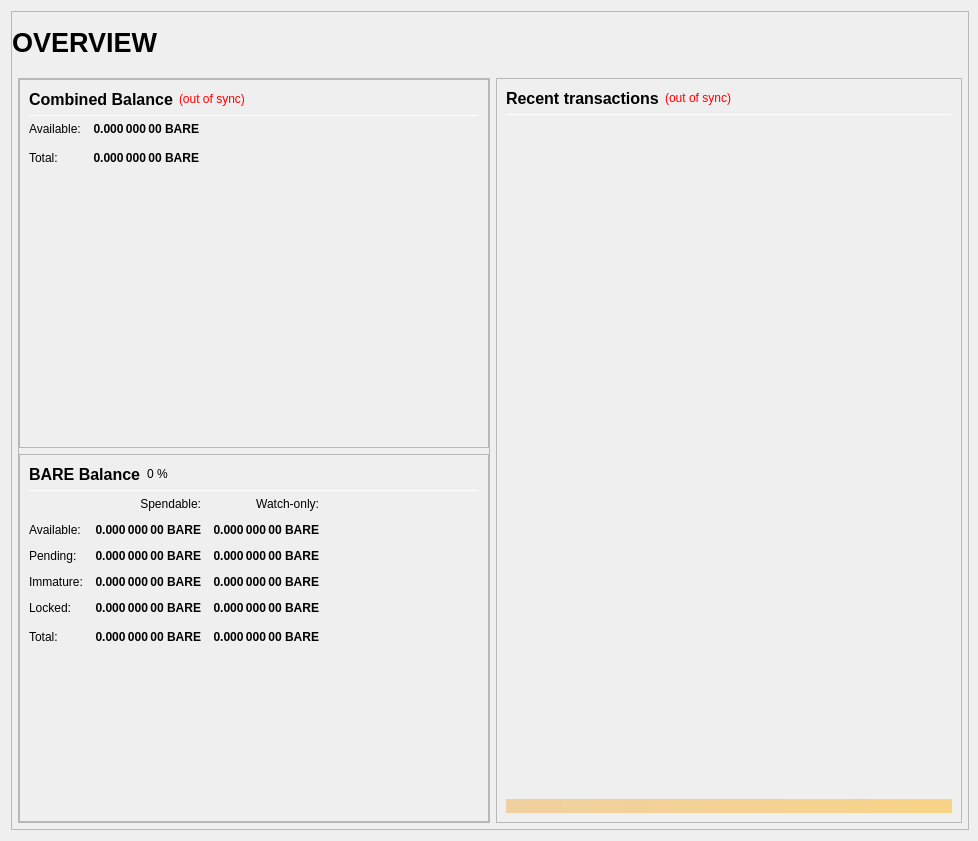
<?xml version="1.0" encoding="UTF-8"?>
<ui version="4.0">
 <class>OverviewPage</class>
 <widget class="QWidget" name="OverviewPage">
  <property name="geometry">
   <rect>
    <x>0</x>
    <y>0</y>
    <width>978</width>
    <height>841</height>
   </rect>
  </property>
  <property name="minimumSize">
   <size>
    <width>960</width>
    <height>682</height>
   </size>
  </property>
  <property name="windowTitle">
   <string>Form</string>
  </property>
  <layout class="QVBoxLayout" name="topLayout" stretch="1">
   <property name="rightMargin">
    <number>9</number>
   </property>
   <item>
    <widget class="QFrame" name="frame_BG">
     <property name="minimumSize">
      <size>
       <width>850</width>
       <height>610</height>
      </size>
     </property>
     <property name="maximumSize">
      <size>
       <width>16777215</width>
       <height>16777215</height>
      </size>
     </property>
     <property name="frameShape">
      <enum>QFrame::StyledPanel</enum>
     </property>
     <property name="frameShadow">
      <enum>QFrame::Raised</enum>
     </property>
     <layout class="QVBoxLayout" name="verticalLayout_3" stretch="1">
      <property name="leftMargin">
       <number>0</number>
      </property>
      <property name="topMargin">
       <number>0</number>
      </property>
      <property name="rightMargin">
       <number>0</number>
      </property>
      <property name="bottomMargin">
       <number>6</number>
      </property>
      <item>
       <layout class="QVBoxLayout" name="verticalLayout_Master" stretch="0,1">
        <property name="leftMargin">
         <number>0</number>
        </property>
        <property name="topMargin">
         <number>0</number>
        </property>
        <property name="rightMargin">
         <number>0</number>
        </property>
        <property name="bottomMargin">
         <number>0</number>
        </property>
        <item>
         <widget class="QFrame" name="frame_Header">
          <layout class="QVBoxLayout" name="verticalLayout_Header" stretch="0">
           <property name="leftMargin">
            <number>0</number>
           </property>
           <property name="topMargin">
            <number>0</number>
           </property>
           <property name="rightMargin">
            <number>0</number>
           </property>
           <property name="bottomMargin">
            <number>0</number>
           </property>
           <item>
            <layout class="QHBoxLayout" name="horizontalLayout_Header" stretch="1,0,1">
             <property name="spacing">
              <number>6</number>
             </property>
             <item>
              <widget class="QLabel" name="labelOverviewHeaderLeft">
               <property name="minimumSize">
                <size>
                 <width>464</width>
                 <height>60</height>
                </size>
               </property>
               <property name="maximumSize">
                <size>
                 <width>16777215</width>
                 <height>60</height>
                </size>
               </property>
               <property name="font">
                <font>
                 <pointsize>20</pointsize>
                 <weight>75</weight>
                 <bold>true</bold>
                </font>
               </property>
               <property name="text">
                <string>OVERVIEW</string>
               </property>
               <property name="alignment">
                <set>Qt::AlignLeading|Qt::AlignLeft|Qt::AlignVCenter</set>
               </property>
              </widget>
             </item>
             <item>
              <spacer name="horizontalSpacer_Header">
               <property name="orientation">
                <enum>Qt::Horizontal</enum>
               </property>
               <property name="sizeHint" stdset="0">
                <size>
                 <width>40</width>
                 <height>20</height>
                </size>
               </property>
              </spacer>
             </item>
             <item>
              <widget class="QLabel" name="labelOverviewHeaderRight">
               <property name="minimumSize">
                <size>
                 <width>464</width>
                 <height>60</height>
                </size>
               </property>
               <property name="maximumSize">
                <size>
                 <width>16777215</width>
                 <height>60</height>
                </size>
               </property>
               <property name="font">
                <font>
                 <pointsize>14</pointsize>
                </font>
               </property>
               <property name="text">
                <string/>
               </property>
               <property name="alignment">
                <set>Qt::AlignRight|Qt::AlignTrailing|Qt::AlignVCenter</set>
               </property>
              </widget>
             </item>
            </layout>
           </item>
          </layout>
         </widget>
        </item>
        <item>
         <widget class="QFrame" name="frame_Content">
          <layout class="QVBoxLayout" name="verticalLayout_Content">
           <property name="leftMargin">
            <number>6</number>
           </property>
           <property name="topMargin">
            <number>0</number>
           </property>
           <property name="rightMargin">
            <number>6</number>
           </property>
           <property name="bottomMargin">
            <number>0</number>
           </property>
           <item>
            <layout class="QHBoxLayout" name="horizontalLayout_Content" stretch="1,1">
             <property name="spacing">
              <number>6</number>
             </property>
             <item>
              <layout class="QVBoxLayout" name="verticalLayout_left" stretch="1">
               <item>
                <widget class="QFrame" name="frameObfuscation">
                 <property name="minimumSize">
                  <size>
                   <width>0</width>
                   <height>0</height>
                  </size>
                 </property>
                 <property name="frameShape">
                  <enum>QFrame::StyledPanel</enum>
                 </property>
                 <property name="frameShadow">
                  <enum>QFrame::Raised</enum>
                 </property>
                 <layout class="QVBoxLayout" name="verticalLayout" stretch="0,0">
                  <property name="leftMargin">
                   <number>0</number>
                  </property>
                  <property name="topMargin">
                   <number>0</number>
                  </property>
                  <property name="rightMargin">
                   <number>0</number>
                  </property>
                  <property name="bottomMargin">
                   <number>0</number>
                  </property>
                  <item>
                   <widget class="QFrame" name="frame_CombinedBalances">
                    <property name="minimumSize">
                     <size>
                      <width>470</width>
                      <height>0</height>
                     </size>
                    </property>
                    <property name="frameShape">
                     <enum>QFrame::StyledPanel</enum>
                    </property>
                    <property name="frameShadow">
                     <enum>QFrame::Raised</enum>
                    </property>
                    <layout class="QVBoxLayout" name="verticalLayout_5">
                     <item>
                      <layout class="QHBoxLayout" name="horizontalLayout_5" stretch="0,0,0">
                       <item>
                        <widget class="QLabel" name="label_5z">
                         <property name="minimumSize">
                          <size>
                           <width>0</width>
                           <height>20</height>
                          </size>
                         </property>
                         <property name="font">
                          <font>
                           <pointsize>12</pointsize>
                           <weight>75</weight>
                           <bold>true</bold>
                          </font>
                         </property>
                         <property name="toolTip">
                          <string>Combined Balance (including unconfirmed and immature coins)</string>
                         </property>
                         <property name="text">
                          <string>Combined Balance</string>
                         </property>
                        </widget>
                       </item>
                       <item>
                        <widget class="QLabel" name="labelWalletStatus">
                         <property name="cursor">
                          <cursorShape>WhatsThisCursor</cursorShape>
                         </property>
                         <property name="toolTip">
                          <string>The displayed information may be out of date. Your wallet automatically synchronizes with the BARE network after a connection is established, but this process has not completed yet.</string>
                         </property>
                         <property name="styleSheet">
                          <string notr="true">QLabel { color: red; }</string>
                         </property>
                         <property name="text">
                          <string notr="true">(out of sync)</string>
                         </property>
                         <property name="alignment">
                          <set>Qt::AlignLeading|Qt::AlignLeft|Qt::AlignVCenter</set>
                         </property>
                        </widget>
                       </item>
                       <item>
                        <spacer name="horizontalSpacer_1">
                         <property name="orientation">
                          <enum>Qt::Horizontal</enum>
                         </property>
                         <property name="sizeHint" stdset="0">
                          <size>
                           <width>40</width>
                           <height>20</height>
                          </size>
                         </property>
                        </spacer>
                       </item>
                      </layout>
                     </item>
                     <item>
                      <widget class="Line" name="line_CombinedBalance">
                       <property name="minimumSize">
                        <size>
                         <width>0</width>
                         <height>1</height>
                        </size>
                       </property>
                       <property name="maximumSize">
                        <size>
                         <width>16777215</width>
                         <height>1</height>
                        </size>
                       </property>
                       <property name="orientation">
                        <enum>Qt::Horizontal</enum>
                       </property>
                      </widget>
                     </item>
                     <item>
                      <layout class="QGridLayout" name="gridLayout_3">
                       <property name="spacing">
                        <number>12</number>
                       </property>
                       <item row="1" column="0">
                        <widget class="QLabel" name="labelBalanceTextz">
                         <property name="text">
                          <string>Available:</string>
                         </property>
                        </widget>
                       </item>
                       <item row="1" column="1">
                        <widget class="QLabel" name="labelBalancez">
                         <property name="font">
                          <font>
                           <weight>75</weight>
                           <bold>true</bold>
                          </font>
                         </property>
                         <property name="cursor">
                          <cursorShape>IBeamCursor</cursorShape>
                         </property>
                         <property name="toolTip">
                          <string>Your current spendable balance</string>
                         </property>
                         <property name="text">
                          <string notr="true">0.000 000 00 BARE</string>
                         </property>
                         <property name="alignment">
                          <set>Qt::AlignRight|Qt::AlignTrailing|Qt::AlignVCenter</set>
                         </property>
                         <property name="textInteractionFlags">
                          <set>Qt::LinksAccessibleByMouse|Qt::TextSelectableByKeyboard|Qt::TextSelectableByMouse</set>
                         </property>
                        </widget>
                       </item>
                       <item row="2" column="0">
                        <widget class="QLabel" name="labelTotalTextz">
                         <property name="text">
                          <string>Total:</string>
                         </property>
                        </widget>
                       </item>
                       <item row="2" column="1">
                        <widget class="QLabel" name="labelTotalz">
                         <property name="font">
                          <font>
                           <weight>75</weight>
                           <bold>true</bold>
                          </font>
                         </property>
                         <property name="cursor">
                          <cursorShape>IBeamCursor</cursorShape>
                         </property>
                         <property name="toolTip">
                          <string>Total Balance, including all unavailable coins.</string>
                         </property>
                         <property name="text">
                          <string notr="true">0.000 000 00 BARE</string>
                         </property>
                         <property name="alignment">
                          <set>Qt::AlignRight|Qt::AlignTrailing|Qt::AlignVCenter</set>
                         </property>
                         <property name="textInteractionFlags">
                          <set>Qt::LinksAccessibleByMouse|Qt::TextSelectableByKeyboard|Qt::TextSelectableByMouse</set>
                         </property>
                        </widget>
                       </item>
                       <item row="2" column="3">
                        <spacer name="horizontalSpacer_2">
                         <property name="orientation">
                          <enum>Qt::Horizontal</enum>
                         </property>
                         <property name="sizeHint" stdset="0">
                          <size>
                           <width>40</width>
                           <height>20</height>
                          </size>
                         </property>
                        </spacer>
                       </item>
                      </layout>
                     </item>
                     <item>
                      <spacer name="verticalSpacer_1">
                       <property name="orientation">
                        <enum>Qt::Vertical</enum>
                       </property>
                       <property name="sizeHint" stdset="0">
                        <size>
                         <width>20</width>
                         <height>40</height>
                        </size>
                       </property>
                      </spacer>
                     </item>
                    </layout>
                   </widget>
                  </item>
                  <item>
                   <widget class="QFrame" name="frame_Balances">
                    <property name="frameShape">
                     <enum>QFrame::StyledPanel</enum>
                    </property>
                    <property name="frameShadow">
                     <enum>QFrame::Raised</enum>
                    </property>
                    <layout class="QVBoxLayout" name="verticalLayout_4">
                     <item>
                      <layout class="QHBoxLayout" name="horizontalLayout_4">
                       <item>
                        <widget class="QLabel" name="label_5">
                         <property name="minimumSize">
                          <size>
                           <width>0</width>
                           <height>20</height>
                          </size>
                         </property>
                         <property name="font">
                          <font>
                           <pointsize>12</pointsize>
                           <weight>75</weight>
                           <bold>true</bold>
                          </font>
                         </property>
                         <property name="text">
                          <string>BARE Balance</string>
                         </property>
                        </widget>
                       </item>
                       <item>
                        <widget class="QLabel" name="labelBAREPercent">
                         <property name="text">
                          <string notr="true">0 %</string>
                         </property>
                        </widget>
                       </item>
                       <item>
                        <spacer name="horizontalSpacer_3">
                         <property name="orientation">
                          <enum>Qt::Horizontal</enum>
                         </property>
                         <property name="sizeHint" stdset="0">
                          <size>
                           <width>40</width>
                           <height>20</height>
                          </size>
                         </property>
                        </spacer>
                       </item>
                      </layout>
                     </item>
                     <item>
                      <widget class="Line" name="line_Balance">
                       <property name="minimumSize">
                        <size>
                         <width>0</width>
                         <height>1</height>
                        </size>
                       </property>
                       <property name="maximumSize">
                        <size>
                         <width>16777215</width>
                         <height>1</height>
                        </size>
                       </property>
                       <property name="orientation">
                        <enum>Qt::Horizontal</enum>
                       </property>
                      </widget>
                     </item>
                     <item>
                      <layout class="QGridLayout" name="gridLayout">
                       <property name="spacing">
                        <number>12</number>
                       </property>
                       <item row="0" column="1">
                        <widget class="QLabel" name="labelSpendable">
                         <property name="text">
                          <string>Spendable:</string>
                         </property>
                         <property name="alignment">
                          <set>Qt::AlignRight|Qt::AlignTrailing|Qt::AlignVCenter</set>
                         </property>
                        </widget>
                       </item>
                       <item row="0" column="2">
                        <widget class="QLabel" name="labelWatchonly">
                         <property name="text">
                          <string>Watch-only:</string>
                         </property>
                         <property name="alignment">
                          <set>Qt::AlignRight|Qt::AlignTrailing|Qt::AlignVCenter</set>
                         </property>
                        </widget>
                       </item>
                       <item row="1" column="0">
                        <widget class="QLabel" name="labelBalanceText">
                         <property name="text">
                          <string>Available:</string>
                         </property>
                        </widget>
                       </item>
                       <item row="1" column="1">
                        <widget class="QLabel" name="labelBalance">
                         <property name="font">
                          <font>
                           <weight>75</weight>
                           <bold>true</bold>
                          </font>
                         </property>
                         <property name="cursor">
                          <cursorShape>IBeamCursor</cursorShape>
                         </property>
                         <property name="toolTip">
                          <string>Your current spendable balance</string>
                         </property>
                         <property name="text">
                          <string notr="true">0.000 000 00 BARE</string>
                         </property>
                         <property name="alignment">
                          <set>Qt::AlignRight|Qt::AlignTrailing|Qt::AlignVCenter</set>
                         </property>
                         <property name="textInteractionFlags">
                          <set>Qt::LinksAccessibleByMouse|Qt::TextSelectableByKeyboard|Qt::TextSelectableByMouse</set>
                         </property>
                        </widget>
                       </item>
                       <item row="1" column="2">
                        <widget class="QLabel" name="labelWatchAvailable">
                         <property name="font">
                          <font>
                           <weight>75</weight>
                           <bold>true</bold>
                          </font>
                         </property>
                         <property name="cursor">
                          <cursorShape>IBeamCursor</cursorShape>
                         </property>
                         <property name="toolTip">
                          <string>Your current balance in watch-only addresses</string>
                         </property>
                         <property name="text">
                          <string notr="true">0.000 000 00 BARE</string>
                         </property>
                         <property name="alignment">
                          <set>Qt::AlignRight|Qt::AlignTrailing|Qt::AlignVCenter</set>
                         </property>
                         <property name="textInteractionFlags">
                          <set>Qt::LinksAccessibleByMouse|Qt::TextSelectableByKeyboard|Qt::TextSelectableByMouse</set>
                         </property>
                        </widget>
                       </item>
                       <item row="2" column="0">
                        <widget class="QLabel" name="labelPendingText">
                         <property name="text">
                          <string>Pending:</string>
                         </property>
                        </widget>
                       </item>
                       <item row="2" column="1">
                        <widget class="QLabel" name="labelUnconfirmed">
                         <property name="font">
                          <font>
                           <weight>75</weight>
                           <bold>true</bold>
                          </font>
                         </property>
                         <property name="cursor">
                          <cursorShape>IBeamCursor</cursorShape>
                         </property>
                         <property name="toolTip">
                          <string>Total of transactions that have yet to be confirmed, and do not yet count toward the spendable balance</string>
                         </property>
                         <property name="text">
                          <string notr="true">0.000 000 00 BARE</string>
                         </property>
                         <property name="alignment">
                          <set>Qt::AlignRight|Qt::AlignTrailing|Qt::AlignVCenter</set>
                         </property>
                         <property name="textInteractionFlags">
                          <set>Qt::LinksAccessibleByMouse|Qt::TextSelectableByKeyboard|Qt::TextSelectableByMouse</set>
                         </property>
                        </widget>
                       </item>
                       <item row="2" column="2">
                        <widget class="QLabel" name="labelWatchPending">
                         <property name="font">
                          <font>
                           <weight>75</weight>
                           <bold>true</bold>
                          </font>
                         </property>
                         <property name="cursor">
                          <cursorShape>IBeamCursor</cursorShape>
                         </property>
                         <property name="toolTip">
                          <string>Unconfirmed transactions to watch-only addresses</string>
                         </property>
                         <property name="text">
                          <string notr="true">0.000 000 00 BARE</string>
                         </property>
                         <property name="alignment">
                          <set>Qt::AlignRight|Qt::AlignTrailing|Qt::AlignVCenter</set>
                         </property>
                         <property name="textInteractionFlags">
                          <set>Qt::LinksAccessibleByMouse|Qt::TextSelectableByKeyboard|Qt::TextSelectableByMouse</set>
                         </property>
                        </widget>
                       </item>
                       <item row="3" column="0">
                        <widget class="QLabel" name="labelImmatureText">
                         <property name="text">
                          <string>Immature:</string>
                         </property>
                        </widget>
                       </item>
                       <item row="3" column="1">
                        <widget class="QLabel" name="labelImmature">
                         <property name="font">
                          <font>
                           <weight>75</weight>
                           <bold>true</bold>
                          </font>
                         </property>
                         <property name="cursor">
                          <cursorShape>IBeamCursor</cursorShape>
                         </property>
                         <property name="toolTip">
                          <string>Staked or masternode rewards that has not yet matured</string>
                         </property>
                         <property name="text">
                          <string notr="true">0.000 000 00 BARE</string>
                         </property>
                         <property name="alignment">
                          <set>Qt::AlignRight|Qt::AlignTrailing|Qt::AlignVCenter</set>
                         </property>
                         <property name="textInteractionFlags">
                          <set>Qt::LinksAccessibleByMouse|Qt::TextSelectableByKeyboard|Qt::TextSelectableByMouse</set>
                         </property>
                        </widget>
                       </item>
                       <item row="3" column="2">
                        <widget class="QLabel" name="labelWatchImmature">
                         <property name="font">
                          <font>
                           <weight>75</weight>
                           <bold>true</bold>
                          </font>
                         </property>
                         <property name="cursor">
                          <cursorShape>IBeamCursor</cursorShape>
                         </property>
                         <property name="toolTip">
                          <string>Staked or masternode rewards in watch-only addresses that has not yet matured</string>
                         </property>
                         <property name="text">
                          <string notr="true">0.000 000 00 BARE</string>
                         </property>
                         <property name="alignment">
                          <set>Qt::AlignRight|Qt::AlignTrailing|Qt::AlignVCenter</set>
                         </property>
                         <property name="textInteractionFlags">
                          <set>Qt::LinksAccessibleByMouse|Qt::TextSelectableByKeyboard|Qt::TextSelectableByMouse</set>
                         </property>
                        </widget>
                       </item>
                       <item row="4" column="0">
                        <widget class="QLabel" name="labelLockedBalanceText">
                         <property name="toolTip">
                          <string>Locked BARE or Masternode collaterals. These are excluded from zBARE minting.</string>
                         </property>
                         <property name="text">
                          <string>Locked:</string>
                         </property>
                        </widget>
                       </item>
                       <item row="4" column="1">
                        <widget class="QLabel" name="labelLockedBalance">
                         <property name="font">
                          <font>
                           <weight>75</weight>
                           <bold>true</bold>
                          </font>
                         </property>
                         <property name="cursor">
                          <cursorShape>IBeamCursor</cursorShape>
                         </property>
                         <property name="toolTip">
                          <string>Locked BARE or Masternode collaterals. These are excluded from BARE minting.</string>
                         </property>
                         <property name="text">
                          <string notr="true">0.000 000 00 BARE</string>
                         </property>
                         <property name="alignment">
                          <set>Qt::AlignRight|Qt::AlignTrailing|Qt::AlignVCenter</set>
                         </property>
                         <property name="textInteractionFlags">
                          <set>Qt::LinksAccessibleByMouse|Qt::TextSelectableByKeyboard|Qt::TextSelectableByMouse</set>
                         </property>
                        </widget>
                       </item>
                       <item row="4" column="2">
                        <widget class="QLabel" name="labelWatchLocked">
                         <property name="font">
                          <font>
                           <weight>75</weight>
                           <bold>true</bold>
                          </font>
                         </property>
                         <property name="cursor">
                          <cursorShape>IBeamCursor</cursorShape>
                         </property>
                         <property name="toolTip">
                          <string>Current locked balance in watch-only addresses</string>
                         </property>
                         <property name="text">
                          <string notr="true">0.000 000 00 BARE</string>
                         </property>
                         <property name="alignment">
                          <set>Qt::AlignRight|Qt::AlignTrailing|Qt::AlignVCenter</set>
                         </property>
                         <property name="textInteractionFlags">
                          <set>Qt::LinksAccessibleByMouse|Qt::TextSelectableByKeyboard|Qt::TextSelectableByMouse</set>
                         </property>
                        </widget>
                       </item>
                       <item row="5" column="0">
                        <widget class="QLabel" name="labelTotalText">
                         <property name="toolTip">
                          <string>Your current BARE balance, unconfirmed and immature transactions included</string>
                         </property>
                         <property name="text">
                          <string>Total:</string>
                         </property>
                        </widget>
                       </item>
                       <item row="5" column="1">
                        <widget class="QLabel" name="labelTotal">
                         <property name="font">
                          <font>
                           <weight>75</weight>
                           <bold>true</bold>
                          </font>
                         </property>
                         <property name="cursor">
                          <cursorShape>IBeamCursor</cursorShape>
                         </property>
                         <property name="toolTip">
                          <string>Your current BARE balance, unconfirmed and immature transactions included</string>
                         </property>
                         <property name="text">
                          <string notr="true">0.000 000 00 BARE</string>
                         </property>
                         <property name="alignment">
                          <set>Qt::AlignRight|Qt::AlignTrailing|Qt::AlignVCenter</set>
                         </property>
                         <property name="textInteractionFlags">
                          <set>Qt::LinksAccessibleByMouse|Qt::TextSelectableByKeyboard|Qt::TextSelectableByMouse</set>
                         </property>
                        </widget>
                       </item>
                       <item row="5" column="2">
                        <widget class="QLabel" name="labelWatchTotal">
                         <property name="font">
                          <font>
                           <weight>75</weight>
                           <bold>true</bold>
                          </font>
                         </property>
                         <property name="cursor">
                          <cursorShape>IBeamCursor</cursorShape>
                         </property>
                         <property name="toolTip">
                          <string>Current total balance in watch-only addresses</string>
                         </property>
                         <property name="text">
                          <string notr="true">0.000 000 00 BARE</string>
                         </property>
                         <property name="alignment">
                          <set>Qt::AlignRight|Qt::AlignTrailing|Qt::AlignVCenter</set>
                         </property>
                         <property name="textInteractionFlags">
                          <set>Qt::LinksAccessibleByMouse|Qt::TextSelectableByKeyboard|Qt::TextSelectableByMouse</set>
                         </property>
                        </widget>
                       </item>
                       <item row="5" column="3">
                        <spacer name="horizontalSpacer_9">
                         <property name="orientation">
                          <enum>Qt::Horizontal</enum>
                         </property>
                         <property name="sizeHint" stdset="0">
                          <size>
                           <width>40</width>
                           <height>20</height>
                          </size>
                         </property>
                        </spacer>
                       </item>
                      </layout>
                     </item>
                     <item>
                      <spacer name="verticalSpacer_3">
                       <property name="orientation">
                        <enum>Qt::Vertical</enum>
                       </property>
                       <property name="sizeHint" stdset="0">
                        <size>
                         <width>20</width>
                         <height>40</height>
                        </size>
                       </property>
                      </spacer>
                     </item>
                    </layout>
                   </widget>
                  </item>
                 </layout>
                </widget>
               </item>
              </layout>
             </item>
             <item>
              <layout class="QVBoxLayout" name="verticalLayout_right" stretch="1">
               <item>
                <widget class="QFrame" name="frame_RecentTransactions">
                 <property name="minimumSize">
                  <size>
                   <width>0</width>
                   <height>0</height>
                  </size>
                 </property>
                 <property name="frameShape">
                  <enum>QFrame::StyledPanel</enum>
                 </property>
                 <property name="frameShadow">
                  <enum>QFrame::Raised</enum>
                 </property>
                 <layout class="QVBoxLayout" name="verticalLayout_1" stretch="0,0,0,0,0">
                  <item>
                   <layout class="QHBoxLayout" name="horizontalLayout_2">
                    <item>
                     <widget class="QLabel" name="label_4">
                      <property name="minimumSize">
                       <size>
                        <width>0</width>
                        <height>20</height>
                       </size>
                      </property>
                      <property name="font">
                       <font>
                        <pointsize>12</pointsize>
                        <weight>75</weight>
                        <bold>true</bold>
                       </font>
                      </property>
                      <property name="text">
                       <string>Recent transactions</string>
                      </property>
                     </widget>
                    </item>
                    <item>
                     <widget class="QLabel" name="labelTransactionsStatus">
                      <property name="cursor">
                       <cursorShape>WhatsThisCursor</cursorShape>
                      </property>
                      <property name="toolTip">
                       <string>The displayed information may be out of date. Your wallet automatically synchronizes with the BARE network after a connection is established, but this process has not completed yet.</string>
                      </property>
                      <property name="styleSheet">
                       <string notr="true">QLabel { color: red; }</string>
                      </property>
                      <property name="text">
                       <string notr="true">(out of sync)</string>
                      </property>
                      <property name="alignment">
                       <set>Qt::AlignRight|Qt::AlignTrailing|Qt::AlignVCenter</set>
                      </property>
                     </widget>
                    </item>
                    <item>
                     <spacer name="horizontalSpacer">
                      <property name="orientation">
                       <enum>Qt::Horizontal</enum>
                      </property>
                      <property name="sizeHint" stdset="0">
                       <size>
                        <width>40</width>
                        <height>20</height>
                       </size>
                      </property>
                     </spacer>
                    </item>
                   </layout>
                  </item>
                  <item>
                   <widget class="Line" name="line">
                    <property name="minimumSize">
                     <size>
                      <width>0</width>
                      <height>1</height>
                     </size>
                    </property>
                    <property name="maximumSize">
                     <size>
                      <width>16777215</width>
                      <height>1</height>
                     </size>
                    </property>
                    <property name="orientation">
                     <enum>Qt::Horizontal</enum>
                    </property>
                   </widget>
                  </item>
                  <item>
                   <widget class="QListView" name="listTransactions">
                    <property name="minimumSize">
                     <size>
                      <width>0</width>
                      <height>0</height>
                     </size>
                    </property>
                    <property name="styleSheet">
                     <string notr="true">QListView { background: transparent; }</string>
                    </property>
                    <property name="frameShape">
                     <enum>QFrame::NoFrame</enum>
                    </property>
                    <property name="verticalScrollBarPolicy">
                     <enum>Qt::ScrollBarAlwaysOff</enum>
                    </property>
                    <property name="horizontalScrollBarPolicy">
                     <enum>Qt::ScrollBarAlwaysOff</enum>
                    </property>
                    <property name="selectionMode">
                     <enum>QAbstractItemView::NoSelection</enum>
                    </property>
                   </widget>
                  </item>
                  <item>
                   <spacer name="verticalSpacer_2">
                    <property name="orientation">
                     <enum>Qt::Vertical</enum>
                    </property>
                    <property name="sizeType">
                     <enum>QSizePolicy::Expanding</enum>
                    </property>
                    <property name="sizeHint" stdset="0">
                     <size>
                      <width>20</width>
                      <height>40</height>
                     </size>
                    </property>
                   </spacer>
                  </item>
                  <item>
                   <widget class="QLabel" name="labelAlerts">
                    <property name="maximumSize">
                     <size>
                      <width>16777215</width>
                      <height>16777215</height>
                     </size>
                    </property>
                    <property name="styleSheet">
                     <string notr="true">background-color: qlineargradient(x1: 0, y1: 0, x2: 1, y2: 0, stop:0 #F0D0A0, stop:1 #F8D488); color:#000000;</string>
                    </property>
                    <property name="text">
                     <string/>
                    </property>
                    <property name="wordWrap">
                     <bool>true</bool>
                    </property>
                    <property name="margin">
                     <number>3</number>
                    </property>
                   </widget>
                  </item>
                 </layout>
                </widget>
               </item>
              </layout>
             </item>
            </layout>
           </item>
          </layout>
         </widget>
        </item>
       </layout>
      </item>
     </layout>
    </widget>
   </item>
  </layout>
 </widget>
 <resources/>
 <connections/>
</ui>
